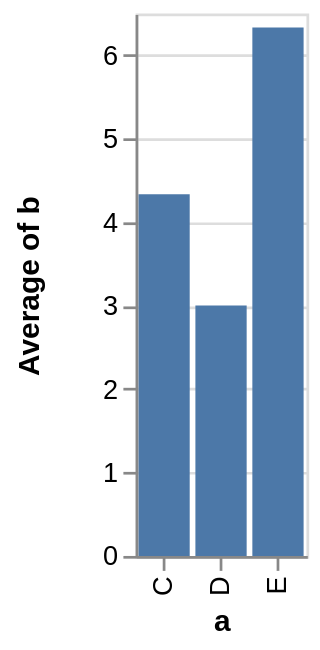

Write a Vega-Lite specification for this figure.
### Vega specification from a JSON file in a GitHub repository (floating-point values rounded to 4 significant figures)
{"$schema": "https://vega.github.io/schema/vega/v3.json", "autosize": "pad", "padding": 5, "height": 200, "style": "cell", "data": [{"name": "source_0", "values": [{"a": "C", "b": 2}, {"a": "C", "b": 7}, {"a": "C", "b": 4}, {"a": "D", "b": 1}, {"a": "D", "b": 2}, {"a": "D", "b": 6}, {"a": "E", "b": 8}, {"a": "E", "b": 4}, {"a": "E", "b": 7}]}, {"name": "data_0", "source": "source_0", "transform": [{"type": "formula", "expr": "toNumber(datum[\"b\"])", "as": "b"}, {"type": "aggregate", "groupby": ["a"], "ops": ["average"], "fields": ["b"], "as": ["average_b"]}]}], "signals": [{"name": "x_step", "value": 21}, {"name": "width", "update": "bandspace(domain('x').length, 0.1, 0.05) * x_step"}], "marks": [{"name": "marks", "type": "rect", "style": ["bar"], "from": {"data": "data_0"}, "encode": {"update": {"fill": {"value": "#4c78a8"}, "x": {"scale": "x", "field": "a"}, "width": {"scale": "x", "band": true}, "y": {"scale": "y", "field": "average_b"}, "y2": {"scale": "y", "value": 0}}}}], "scales": [{"name": "x", "type": "band", "domain": {"data": "data_0", "field": "a", "sort": true}, "range": {"step": {"signal": "x_step"}}, "paddingInner": 0.1, "paddingOuter": 0.05}, {"name": "y", "type": "linear", "domain": {"data": "data_0", "field": "average_b"}, "range": [{"signal": "height"}, 0], "nice": true, "zero": true}], "axes": [{"scale": "x", "orient": "bottom", "grid": false, "title": "a", "labelBaseline": "middle", "labelAngle": 270, "labelAlign": "right", "zindex": 1}, {"scale": "y", "orient": "left", "grid": false, "title": "Average of b", "labelOverlap": true, "tickCount": {"signal": "ceil(height/40)"}, "zindex": 1}, {"scale": "y", "orient": "left", "grid": true, "tickCount": {"signal": "ceil(height/40)"}, "gridScale": "x", "domain": false, "labels": false, "maxExtent": 0, "minExtent": 0, "ticks": false, "zindex": 0}], "config": {"axisY": {"minExtent": 30}}}
